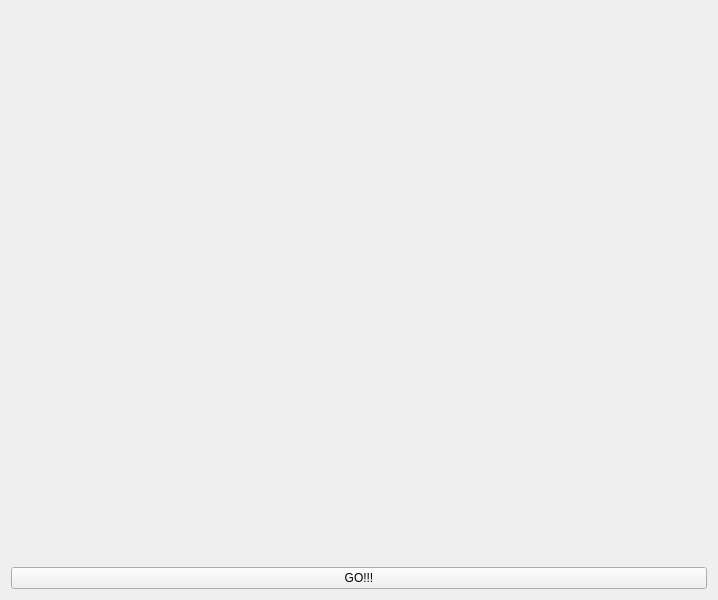
<?xml version="1.0" encoding="UTF-8"?>
<ui version="4.0">
 <class>guiDlg</class>
 <widget class="QWidget" name="guiDlg">
  <property name="geometry">
   <rect>
    <x>0</x>
    <y>0</y>
    <width>718</width>
    <height>600</height>
   </rect>
  </property>
  <property name="windowTitle">
   <string>VisualBIK</string>
  </property>
  <layout class="QVBoxLayout" name="verticalLayout">
   <item>
    <widget class="QWidget" name="widget" native="true"/>
   </item>
   <item>
    <widget class="QPushButton" name="goButton">
     <property name="text">
      <string>GO!!!</string>
     </property>
    </widget>
   </item>
  </layout>
 </widget>
 <resources/>
 <connections/>
</ui>
